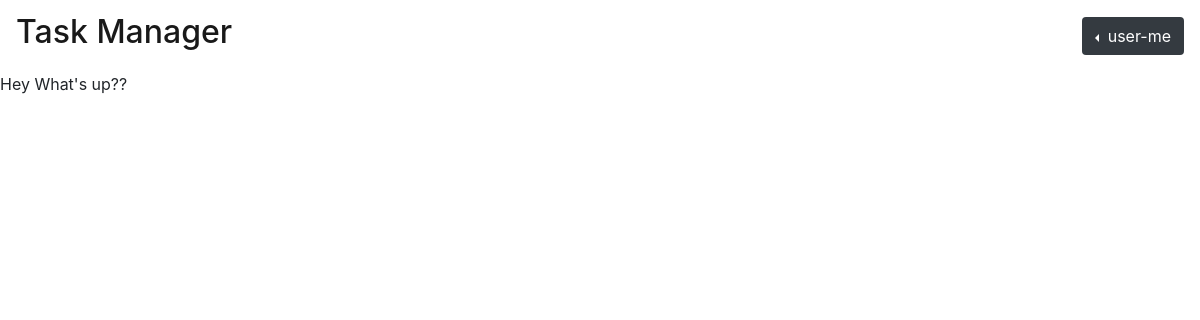
The app's page / (signed in), older data.
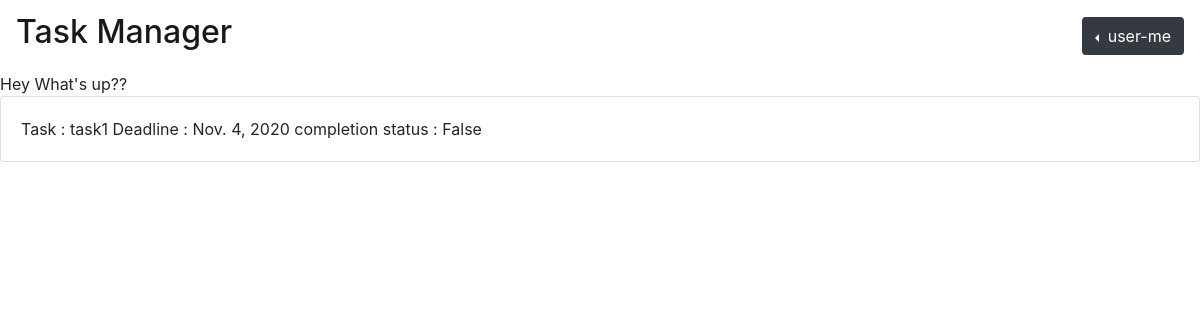
The same page, newer data.
### base/models.py (models this page shows)
class Task(models.Model):
    title = models.CharField(max_length = 30)
    deadline = models.DateField()
    done = models.BooleanField()
    user = models.ForeignKey(settings.AUTH_USER_MODEL,on_delete = models.CASCADE, null = True, blank = True)

### base/views.py (the view)
# urls.py: path('',views.home,name = 'home'),
@login_required(login_url='login')
def home(request):
    template = 'base/home.html'
    try:
        obj = Task.objects.filter(user = request.user)
    except:
        obj = 'none'
    return render(request,template,{'obj': obj})

### templates/base/home.html
{% extends 'base.html' %}
{% block content %}
{% include 'includes/header.html' %}
    Hey What's up??
    {% if obj == 'none' %}
        <div class="card">
            <div class="card-body">
                <pre><p> Task : {{o.title}}          Deadline : {{o.deadline}}         completion status : {{o.done}} </p></pre>
            </div>
        </div>
    {% else %}
        {% for o in obj %}
            <div class="card">
                <div class="card-body">
                     Task : {{o.title}} Deadline : {{o.deadline}} completion status : {{o.done}}
                 </div>
            </div>
         {% endfor %}
    {% endif %}
{% endblock %}

### templates/base.html (shortened to what this page needs)
<!doctype html>
<html lang="en">
  <head>
    <link rel="stylesheet" href="https://cdn.jsdelivr.net/npm/bootstrap@4.5.3/dist/css/bootstrap.min.css">
  </head>
  <body>
    {% block content %}{% endblock %}
  </body>
</html>

### templates/includes/header.html (shortened to what this page needs)
<nav class="navbar navbar-light">
    <a class="navbar-brand" href="#">
      <h2>Task Manager</h2>
    </a>
        {% if user.is_authenticated %}
         <div class="dropdown dropleft">
            <button type="button" class="btn bg-dark dropdown-toggle text-white" data-toggle="dropdown">
              {{user.username}}
            </button>
        </div>
            {% endif %}
  </nav>

Row changes from the older to the newer data that the page shows:
added Task: title "task1", deadline "Nov. 4, 2020", done "False"
